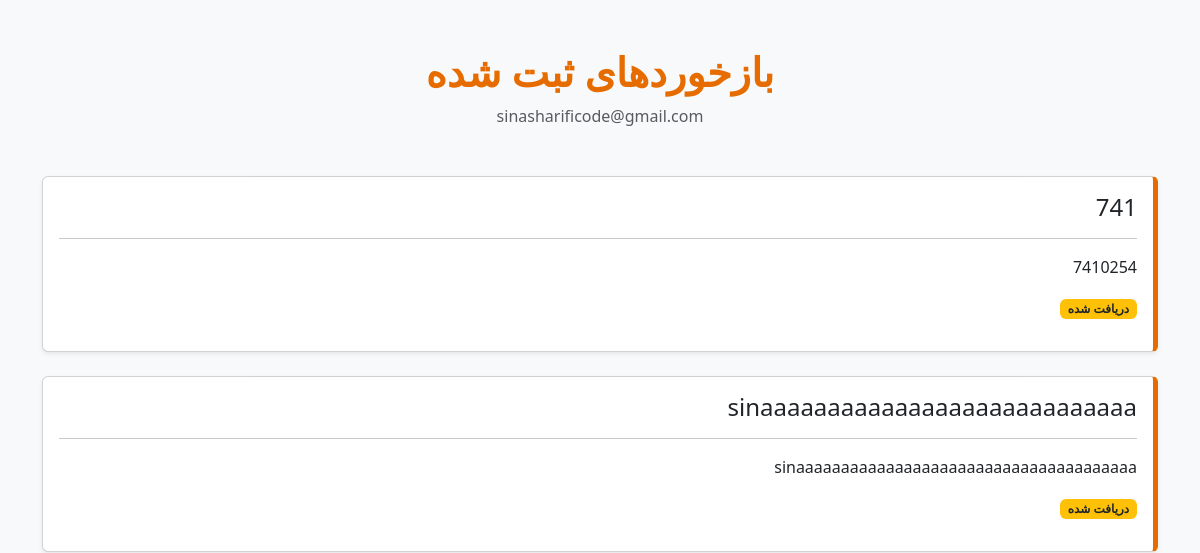
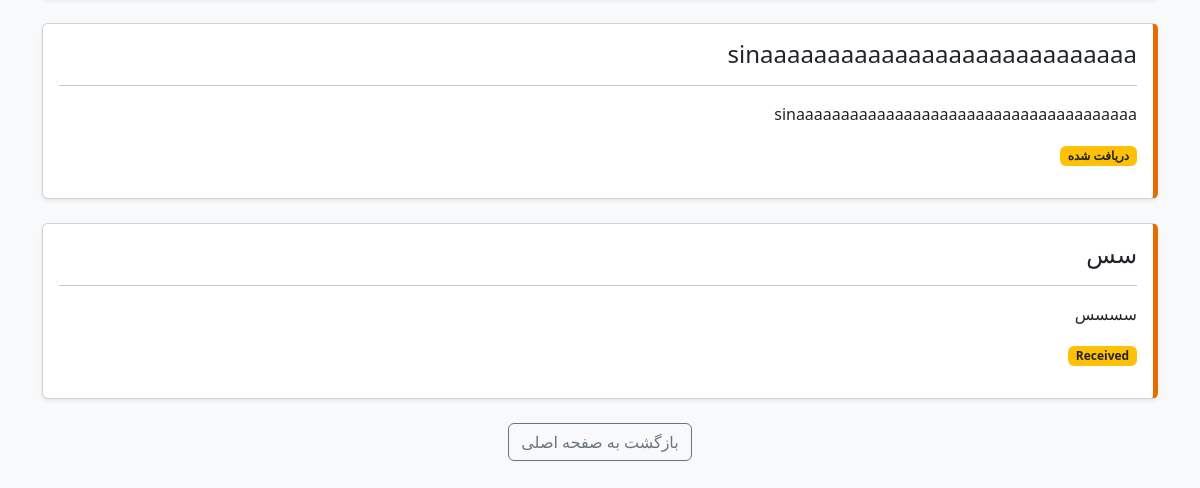
/feedbacks/sinasharificode@gmail.com, run on an earlier commit of the app's database (2 pictures, top to bottom).
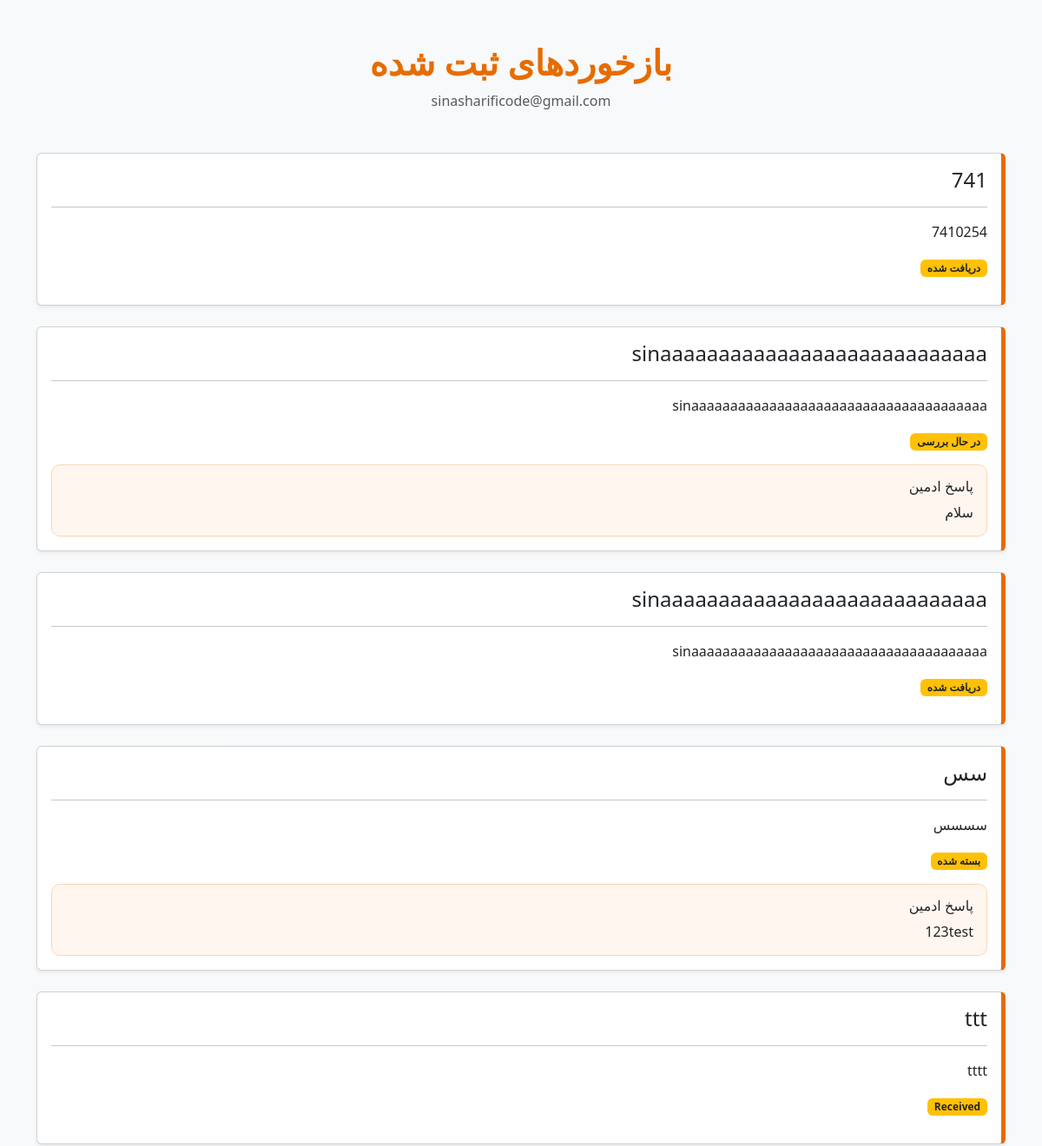
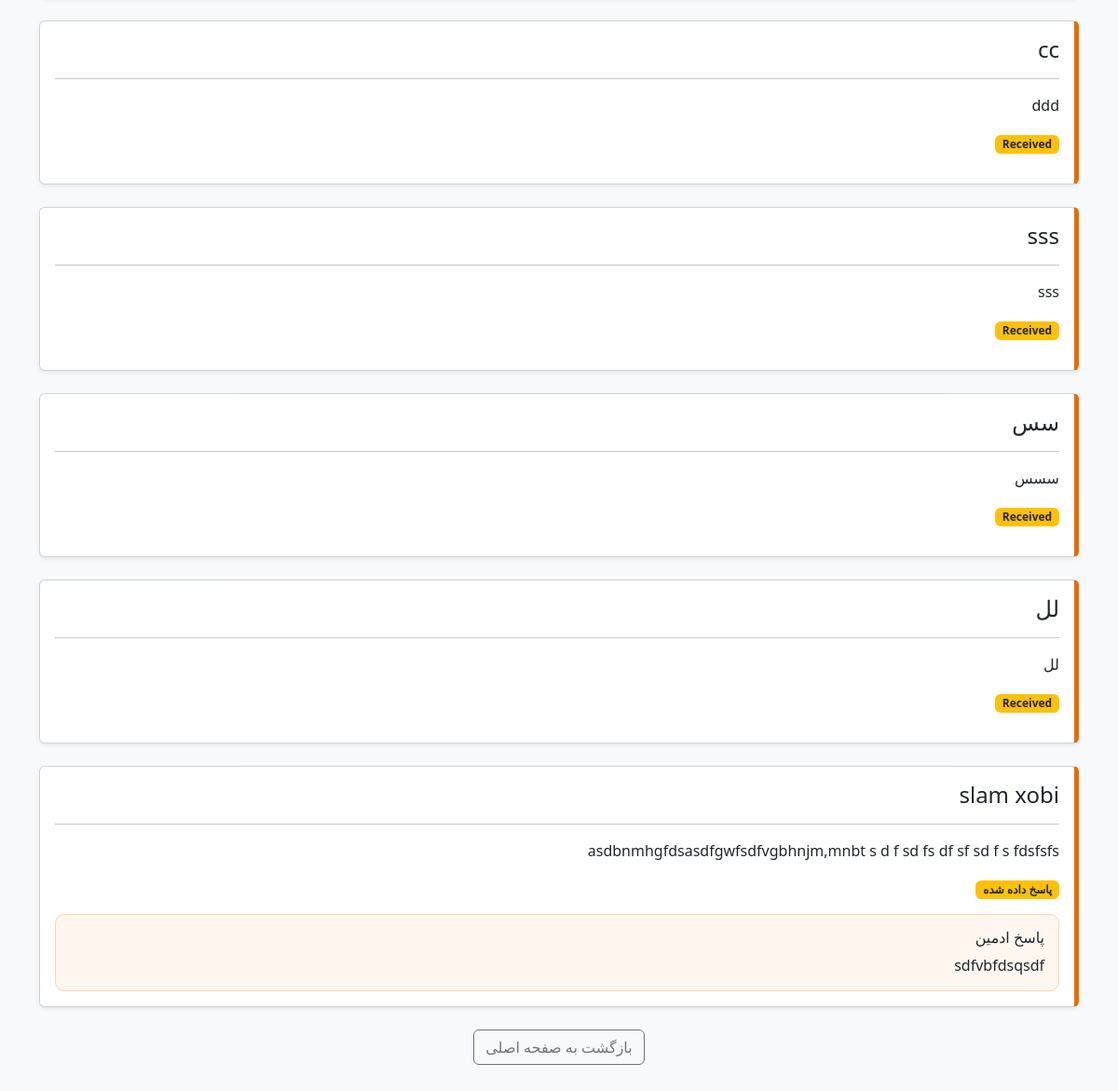
And on a later commit of the database (2 pictures, top to bottom).
### models.py (models this page shows)
class Feedback(Base):
    __tablename__ = "feedbacks"
    id = Column(Integer, primary_key=True, index=True)
    email = Column(String, nullable=False)
    title = Column(String, nullable=False)
    body = Column(Text, nullable=False)
    status = Column(
        String,
        nullable=False,
        default="Received"
    )
    reply = Column(Text, nullable=True)
    created_at = Column(
        DateTime(timezone=True),
        server_default=func.now()
    )
    updated_at = Column(
        DateTime(timezone=True),
        server_default=func.now(),
        onupdate=func.now()
    )

### main.py (the view)
@app.get("/feedbacks/{email}")
def user_feedbacks(
    request: Request,
    email: str
):
    db = SessionLocal()
    feedbacks = db.query(
        Feedback
    ).filter(
        Feedback.email == email
    ).all()
    db.close()
    return templates.TemplateResponse(
        request=request,
        name="user_feedbacks.html",
        context={
            "feedbacks": feedbacks,
            "email": email
        }
    )

### templates/user_feedbacks.html (shortened to what this page needs)
<!DOCTYPE html>
<html lang="fa" dir="rtl">
<head>
    <link href="https://cdn.jsdelivr.net/npm/bootstrap@5.3.3/dist/css/bootstrap.min.css"
          rel="stylesheet">
</head>
<body>
<div class="container py-5">
    <div class="text-center mb-5">
        <h1 class="page-title">
            بازخوردهای ثبت شده
        </h1>
        <p class="text-muted">
            {{ email }}
        </p>
    </div>
    {% if feedbacks %}
        {% for feedback in feedbacks %}
        <div class="card shadow-sm mb-4 feedback-card">
            <div class="card-body">
                <h4>
                    {{ feedback.title }}
                </h4>
                <hr>
                <p>
                    {{ feedback.body }}
                </p>
                <div class="mb-3">
                    <span class="badge bg-warning text-dark">
                        {{ feedback.status }}
                    </span>
                </div>
                {% if feedback.reply %}
                <div class="reply-box">
                    <h6>
                        پاسخ ادمین
                    </h6>
                    <p class="mb-0">
                        {{ feedback.reply }}
                    </p>
                </div>
                {% endif %}
            </div>
        </div>
        {% endfor %}
    {% else %}
        <div class="alert alert-secondary text-center">
            هیچ بازخوردی برای این ایمیل ثبت نشده است.
        </div>
    {% endif %}
    <div class="text-center mt-4">
        <a href="/"
           class="btn btn-outline-secondary">
            بازگشت به صفحه اصلی
        </a>
    </div>
</div>
</body>
</html>

### templates/user_feedbacks.html (style rules this page uses)
:root { --main-color:#E66C00; }
body { background:#f8f9fa; }
.page-title { color:var(--main-color); font-weight:bold; }
.feedback-card { border-right:5px solid var(--main-color); }
.reply-box { background:#fff7ef; border:1px solid #ffd4ad; border-radius:10px; padding:15px; }

What changed in the data, as far as the page shows it:
changed Feedback: status "دریافت شده" → "در حال بررسی"; reply (not shown) → "سلام"
changed Feedback "سسسس": status "Received" → "بسته شده"; reply (not shown) → "123test"
added Feedback: title "ttt", body "tttt", status "Received"
added Feedback: title "cc", body "ddd", status "Received"
added Feedback: title "sss", body "sss", status "Received"
added Feedback: title "سس", body "سسس", status "Received"
added Feedback: title "لل", body "لل", status "Received"
added Feedback: title "slam xobi", body "asdbnmhgfdsasdfgwfsdfvgbhnjm,mnbt s d f sd fs df sf sd f s fdsfsfs", status "پاسخ داده شده", reply "sdfvbfdsqsdf"
